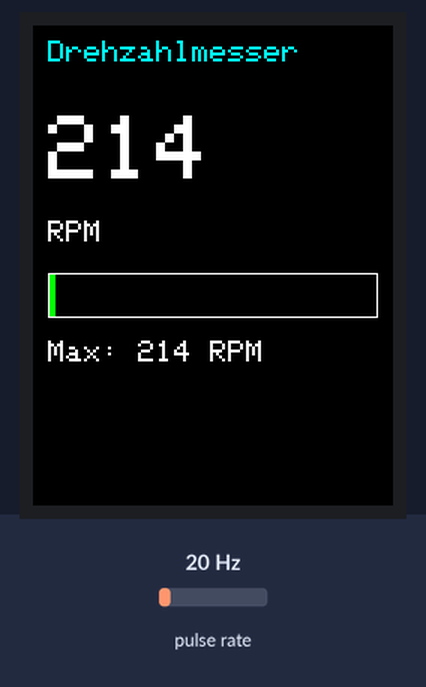
A sketch run on a simulated Arduino Mega 2560, built with avr-gcc and run on an emulated ATmega2560. On the bench: 240×320 colour display. Wiring (inferred from the names in the program): pulse sensor: data pin 18. The test bench sets the inputs (shaded band); at power-on: pulse rate 20 Hz. What the sketch prints to the serial monitor is not drawn.

Above: at 1.8 s.
1.9 s: pulse rate (sensor on pin 18) set to 4 Hz
At 3.8 s:
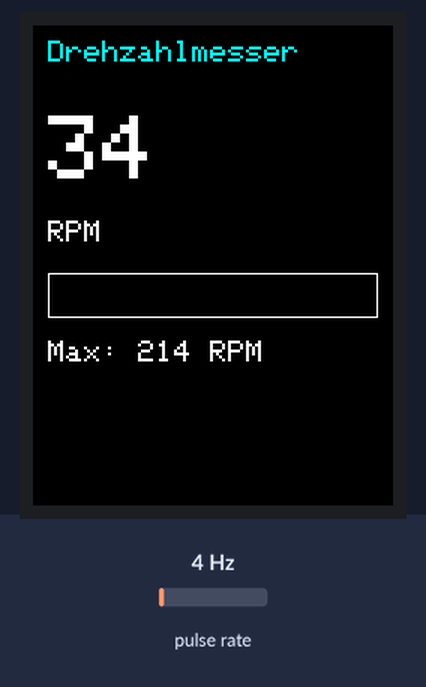
4.7 s: pulse rate (sensor on pin 18) set to 50 Hz
At 6.0 s:
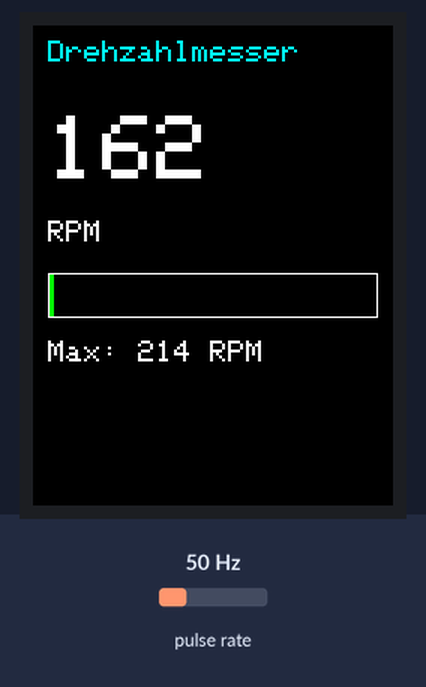
7.7 s: pulse rate (sensor on pin 18) set to 100 Hz
At 9.6 s:
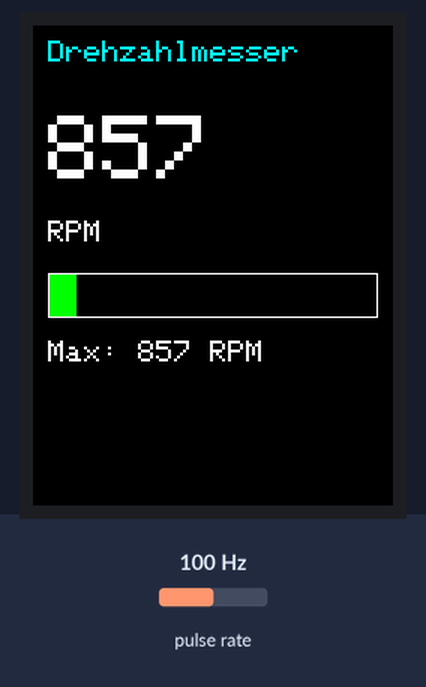
Timing chart, 0 to 11.1 s (numbered marks = the images above; inputs shaded):
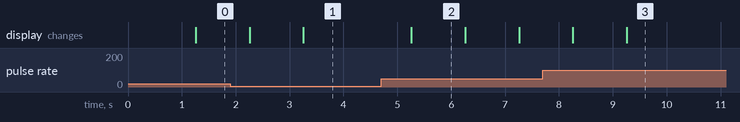

Measured:
- after the input at 1.9 s, the display: first changes after 0.36 s (image 1 shows a later state)
- after the input at 4.7 s, the display: changes after 0.56 s (image 2)
- what the display in image 2 shows lasts 1.0 s, from 5.3 s to 6.3 s

The sketch:

drehzahlmesser_farbe.ino
```cpp
/*
 * =====================================================
 * DREHZAHLMESSER FUER LUEFTER - FARBVERSION (ST7789)
 * =====================================================
 *
 * Was macht dieses Programm?
 * - Misst die Drehzahl eines Luefters mit einer Gabellichtschranke
 * - Zeigt die RPM als grosse Zahl auf einem Farbdisplay an
 * - Zeichnet einen farbigen Tacho-Balken (gruen/gelb/rot je nach Drehzahl)
 * - Zeigt den Rekordwert an
 *
 * Bauteile:
 * - Arduino Mega 2560
 * - Waveshare 2" LCD Modul (IPS, 240x320, ST7789V, SPI)
 * - Gabellichtschranke LM393
 * - 5V Luefter (30x30mm, 7 Blaetter)
 *
 * Benoetigte Bibliotheken (in Arduino IDE installieren):
 * - "Adafruit ST7735 and ST7789 Library"
 * - "Adafruit GFX Library"
 * (Sketch -> Bibliothek einbinden -> Bibliotheken verwalten -> suchen -> Install all)
 *
 * WICHTIG: Das Waveshare-Modul hat KEINEN CS-Pin am Stecker bei manchen Versionen.
 * Falls doch vorhanden, wird er angeschlossen (siehe README). Dieser Code geht
 * davon aus, dass CS angeschlossen ist.
 *
 * Erstellt: August 2026
 */

// === BIBLIOTHEKEN EINBINDEN ===
#include <Adafruit_GFX.h>      // Grafik-Grundfunktionen
#include <Adafruit_ST7789.h>   // Treiber fuer das ST7789-Display
#include <SPI.h>               // SPI-Kommunikation (schnelle Datenverbindung)

// === PIN-DEFINITIONEN DISPLAY ===
// Diese Pins verbinden das Display mit dem Arduino Mega.
// CLK und DIN nutzen die Hardware-SPI-Pins des Mega:
//   Mega SPI: CLK = Pin 52, DIN/MOSI = Pin 51
// Die restlichen Pins koennen wir frei waehlen:
const int TFT_CS  = 10;   // Chip Select
const int TFT_DC  = 9;    // Data/Command
const int TFT_RST = 8;    // Reset
// CLK -> Pin 52 (fest, Hardware-SPI)
// DIN -> Pin 51 (fest, Hardware-SPI)
// BL (Backlight) -> direkt an 5V (immer an)

// === PIN-DEFINITION SENSOR ===
const int SENSOR_PIN = 18;  // Gabellichtschranke - Interrupt-faehiger Pin

// === EINSTELLUNGEN ===
const int ANZAHL_BLAETTER = 7;
const unsigned long MESSZEIT_MS = 1000;
const long MAX_RPM = 10000;   // Skala-Obergrenze fuer den Tacho-Balken

// === FARBEN (RGB565-Format) ===
// Die Adafruit-Bibliothek nutzt vordefinierte Farbnamen:
#define FARBE_HINTERGRUND ST77XX_BLACK
#define FARBE_TITEL       ST77XX_CYAN
#define FARBE_ZAHL        ST77XX_WHITE
#define FARBE_GRUEN       ST77XX_GREEN
#define FARBE_GELB        ST77XX_YELLOW
#define FARBE_ROT         ST77XX_RED

// === DISPLAY-OBJEKT ===
Adafruit_ST7789 tft = Adafruit_ST7789(TFT_CS, TFT_DC, TFT_RST);

// === VARIABLEN ===
volatile unsigned long impulsZaehler = 0;
unsigned long letzteMessung = 0;
unsigned long aktuelleRPM = 0;
unsigned long letzteRPM = 999999;   // Um zu erkennen ob sich der Wert geaendert hat
unsigned long maxRPM = 0;

// === INTERRUPT-FUNKTION ===
void impulsErkennung() {
  impulsZaehler++;
}

// ============================================
// SETUP
// ============================================
void setup() {
  Serial.begin(115200);
  Serial.println("=== Drehzahlmesser Farbe (ST7789) gestartet ===");

  // Sensor einrichten
  pinMode(SENSOR_PIN, INPUT_PULLUP);
  attachInterrupt(digitalPinToInterrupt(SENSOR_PIN), impulsErkennung, FALLING);

  // Display starten
  // 240x320 ist die Aufloesung des 2" Moduls
  tft.init(240, 320);
  tft.setRotation(0);                    // Ausrichtung (0-3, bei Bedarf aendern)
  tft.fillScreen(FARBE_HINTERGRUND);     // Bildschirm schwarz fuellen

  // Titel oben anzeigen (bleibt stehen)
  tft.setTextColor(FARBE_TITEL);
  tft.setTextSize(2);
  tft.setCursor(10, 10);
  tft.print("Drehzahlmesser");

  // Statischer Text "RPM" und "Max:"
  tft.setTextColor(ST77XX_WHITE);
  tft.setTextSize(2);
  tft.setCursor(10, 130);
  tft.print("RPM");

  letzteMessung = millis();
}

// ============================================
// LOOP
// ============================================
void loop() {
  unsigned long jetztMs = millis();

  if (jetztMs - letzteMessung >= MESSZEIT_MS) {

    // Impulse auslesen
    noInterrupts();
    unsigned long impulse = impulsZaehler;
    impulsZaehler = 0;
    interrupts();

    // RPM berechnen
    aktuelleRPM = (impulse * 60000UL) / (ANZAHL_BLAETTER * MESSZEIT_MS);

    if (aktuelleRPM > maxRPM) {
      maxRPM = aktuelleRPM;
    }

    // Nur neu zeichnen wenn sich der Wert geaendert hat (verhindert Flackern)
    if (aktuelleRPM != letzteRPM) {
      zeigeRPM(aktuelleRPM, maxRPM);
      letzteRPM = aktuelleRPM;
    }

    // Serieller Monitor
    Serial.print("Impulse: ");
    Serial.print(impulse);
    Serial.print("  |  RPM: ");
    Serial.print(aktuelleRPM);
    Serial.print("  |  Max: ");
    Serial.println(maxRPM);

    letzteMessung = jetztMs;
  }
}

// ============================================
// EIGENE FUNKTION: Grosse RPM-Zahl + Tacho-Balken zeichnen
// ============================================
void zeigeRPM(unsigned long rpm, unsigned long rekord) {

  // --- Grosse Zahl in der Mitte ---
  // Erst den alten Bereich schwarz uebermalen (sonst bleiben alte Ziffern stehen)
  tft.fillRect(10, 60, 220, 50, FARBE_HINTERGRUND);
  tft.setTextColor(FARBE_ZAHL);
  tft.setTextSize(6);        // Sehr grosse Schrift
  tft.setCursor(10, 60);
  tft.print(rpm);

  // --- Tacho-Balken ---
  // Farbe je nach Drehzahl: gruen (langsam), gelb (mittel), rot (schnell)
  uint16_t balkenFarbe;
  if (rpm < MAX_RPM / 3) {
    balkenFarbe = FARBE_GRUEN;
  } else if (rpm < (2 * MAX_RPM) / 3) {
    balkenFarbe = FARBE_GELB;
  } else {
    balkenFarbe = FARBE_ROT;
  }

  // Balkenbreite berechnen (max 220 Pixel breit)
  int balkenBreite = map(rpm, 0, MAX_RPM, 0, 220);
  if (balkenBreite > 220) balkenBreite = 220;
  if (balkenBreite < 0) balkenBreite = 0;

  // Balken-Hintergrund (Rahmen) und Fuellung
  tft.drawRect(10, 165, 220, 30, ST77XX_WHITE);       // weisser Rahmen
  tft.fillRect(11, 166, 218, 28, FARBE_HINTERGRUND);  // innen erst leeren
  tft.fillRect(11, 166, balkenBreite, 28, balkenFarbe); // dann farbig fuellen

  // --- Rekordwert unten ---
  tft.fillRect(10, 210, 220, 25, FARBE_HINTERGRUND);  // alten Wert loeschen
  tft.setTextColor(ST77XX_WHITE);
  tft.setTextSize(2);
  tft.setCursor(10, 210);
  tft.print("Max: ");
  tft.print(rekord);
  tft.print(" RPM");
}
```
